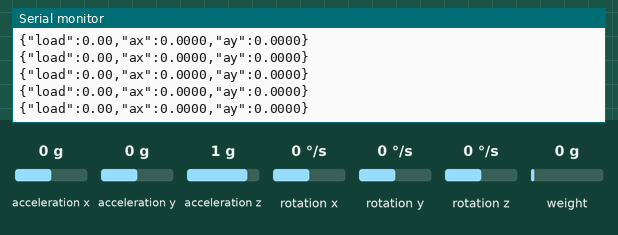
This sketch was run on a simulated Arduino Uno, built with avr-gcc and run on an emulated ATmega328P. Shown: the last lines printed to the serial monitor. The inputs (shaded band) are chosen by the test bench; at power-on: acceleration x 0 g, weight on the scale 0 g, acceleration y 0 g, acceleration z 1 g, rotation x 0 °/s, rotation y 0 °/s, rotation z 0 °/s.

Above: at 2.2 s.
2.3 s: acceleration x set to -1.4 g
At 2.69 s:
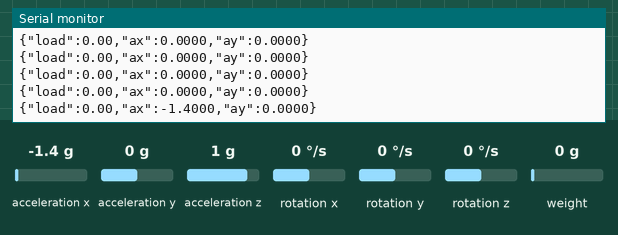
3.8 s: weight on the scale set to 100 g
At 3.91 s:
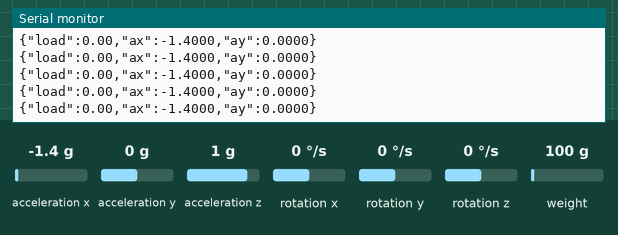
5.3 s: acceleration y set to -1.4 g
At 5.33 s:
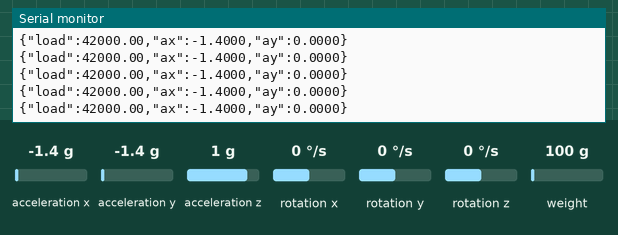
6.8 s: weight on the scale set to 1250 g
At 6.97 s:
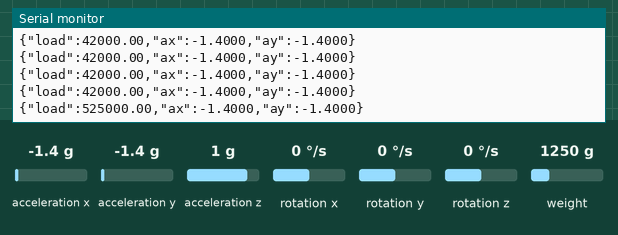
8.3 s: weight on the scale set to 100 g
At 8.39 s:
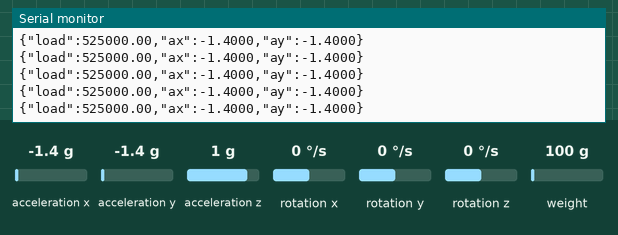
11.3 s: acceleration x set to -0.8 g
At 11.45 s:
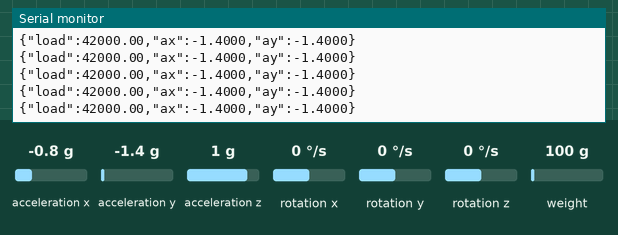
Timing chart, 0 to 13.8 s (numbered marks = the images above; inputs shaded):
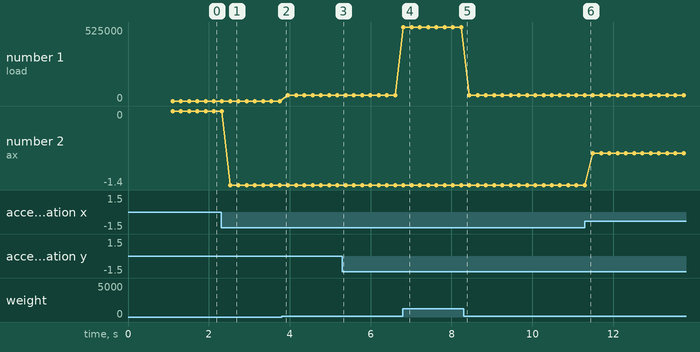

Measured:
- after the input at 2.3 s, the serial monitor: prints a new line after 0.23 s (image 1)
- after the input at 6.8 s, the serial monitor: prints a new line at once (image 4)
- plotted number 1: 0 → 42000 after the input at 3.8 s, 42000 → 525000 after the input at 6.8 s
- plotted number 2: 0 → -1.4 after the input at 2.3 s, -1.4 → -0.8 after the input at 11.3 s

The sketch:

bridge.ino
```cpp
#include <MPU6050_tockn.h>
#include <Wire.h>
#include "HX711.h"

// Hardware Pin Definitions for HX711
const int HX711_DOUT = 2;
const int HX711_SCK = 3;

// Create sensor objects
MPU6050 mpu(Wire);
HX711 scale;

// Adjust this after calibration.
float calibration_factor = 1.0;

void setup() {
  Serial.begin(9600);
  Wire.begin();

  // Initialize MPU6050
  mpu.begin();

  // Optional: Calculates offsets to zero out gyroscope/accelerometer error.
  // Keep the sensor perfectly still on a flat surface during setup if active.
  // mpu.calcGyroOffsets(true);

  // Initialize HX711 Load Cell
  scale.begin(HX711_DOUT, HX711_SCK);
  scale.set_scale(calibration_factor);
  scale.tare();
}

void loop() {
  // Update internal sensor data registers
  mpu.update();

  // Read weight data from HX711 (averaging 1 sample for performance)
  float load_val = scale.get_units(1);

  // Fetch acceleration data values
  float ax = mpu.getAccX();
  float ay = mpu.getAccY();

  // Construct and print pure, valid JSON string over Serial
  Serial.print("{\"load\":");
  Serial.print(load_val, 2); // 2 decimal points precision
  Serial.print(",\"ax\":");
  Serial.print(ax, 4);
  Serial.print(",\"ay\":");
  Serial.print(ay, 4);
  Serial.println("}");

  delay(100); // 10Hz sampling frequency prevents flooding the serial buffer
}
```
